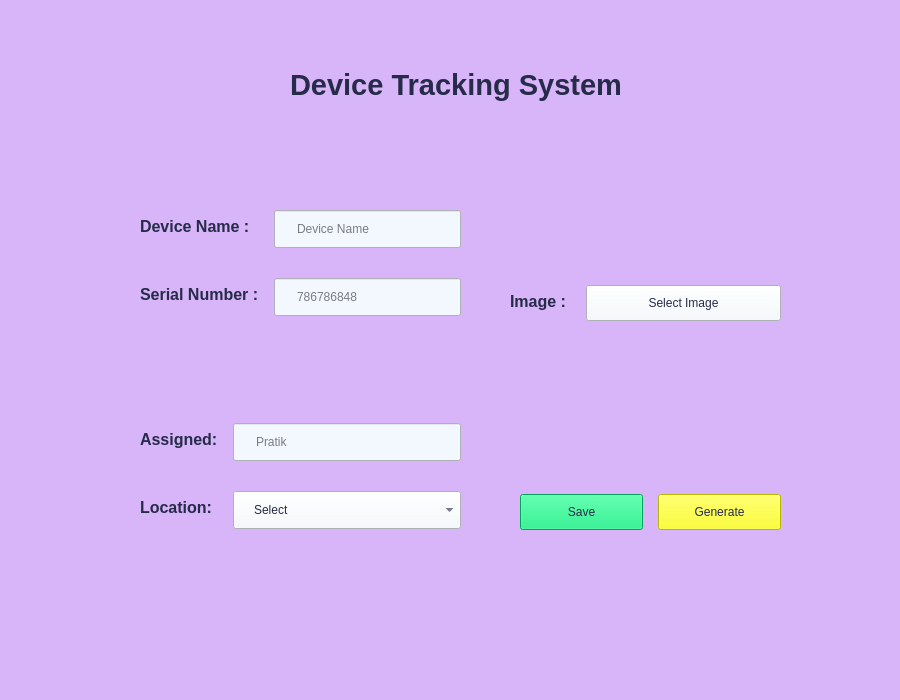
<?xml version="1.0" encoding="UTF-8"?>
<ui version="4.0">
 <class>MainWindow</class>
 <widget class="QMainWindow" name="MainWindow">
  <property name="geometry">
   <rect>
    <x>0</x>
    <y>0</y>
    <width>900</width>
    <height>700</height>
   </rect>
  </property>
  <property name="sizePolicy">
   <sizepolicy hsizetype="Fixed" vsizetype="Fixed">
    <horstretch>0</horstretch>
    <verstretch>0</verstretch>
   </sizepolicy>
  </property>
  <property name="windowTitle">
   <string>MainWindow</string>
  </property>
  <property name="styleSheet">
   <string notr="true">background-color: rgb(216, 180, 248);
color: rgb(37, 43, 72)</string>
  </property>
  <widget class="QWidget" name="centralwidget">
   <widget class="QLabel" name="label">
    <property name="geometry">
     <rect>
      <x>290</x>
      <y>60</y>
      <width>331</width>
      <height>51</height>
     </rect>
    </property>
    <property name="text">
     <string>&lt;html&gt;&lt;head/&gt;&lt;body&gt;&lt;p&gt;&lt;span style=&quot; font-size:22pt; font-weight:700;&quot;&gt;Device Tracking System&lt;/span&gt;&lt;/p&gt;&lt;/body&gt;&lt;/html&gt;</string>
    </property>
   </widget>
   <widget class="QWidget" name="">
    <property name="geometry">
     <rect>
      <x>510</x>
      <y>470</y>
      <width>281</width>
      <height>84</height>
     </rect>
    </property>
    <layout class="QHBoxLayout" name="horizontalLayout">
     <property name="spacing">
      <number>15</number>
     </property>
     <property name="leftMargin">
      <number>10</number>
     </property>
     <property name="topMargin">
      <number>15</number>
     </property>
     <property name="rightMargin">
      <number>10</number>
     </property>
     <property name="bottomMargin">
      <number>15</number>
     </property>
     <item>
      <widget class="QPushButton" name="saveButton">
       <property name="styleSheet">
        <string notr="true">padding:10px 30px;
background-color: rgb(0, 230, 118);
font: 700 10pt &quot;Segoe UI&quot;;</string>
       </property>
       <property name="text">
        <string>Save</string>
       </property>
      </widget>
     </item>
     <item>
      <widget class="QPushButton" name="generateButton">
       <property name="styleSheet">
        <string notr="true">padding: 10px 30px;
background-color: rgb(255, 255, 0);
font: 700 10pt &quot;Segoe UI&quot;;</string>
       </property>
       <property name="text">
        <string>Generate</string>
       </property>
      </widget>
     </item>
    </layout>
   </widget>
   <widget class="QWidget" name="">
    <property name="geometry">
     <rect>
      <x>130</x>
      <y>180</y>
      <width>341</width>
      <height>386</height>
     </rect>
    </property>
    <layout class="QVBoxLayout" name="verticalLayout">
     <property name="spacing">
      <number>40</number>
     </property>
     <item>
      <widget class="QFrame" name="">
       <layout class="QFormLayout" name="formLayout">
        <property name="horizontalSpacing">
         <number>15</number>
        </property>
        <property name="verticalSpacing">
         <number>30</number>
        </property>
        <property name="leftMargin">
         <number>10</number>
        </property>
        <property name="topMargin">
         <number>30</number>
        </property>
        <property name="rightMargin">
         <number>10</number>
        </property>
        <property name="bottomMargin">
         <number>30</number>
        </property>
        <item row="0" column="0">
         <widget class="QLabel" name="label_2">
          <property name="text">
           <string>&lt;html&gt;&lt;head/&gt;&lt;body&gt;&lt;p&gt;&lt;span style=&quot; font-size:12pt; font-weight:700;&quot;&gt;Device Name   :&lt;/span&gt;&lt;/p&gt;&lt;/body&gt;&lt;/html&gt;</string>
          </property>
         </widget>
        </item>
        <item row="0" column="1">
         <widget class="QLineEdit" name="deviceNameInput">
          <property name="styleSheet">
           <string notr="true">border-color: rgb(255, 255, 255);
font: 10pt &quot;Segoe UI&quot;;
color: rgb(0, 0, 0);
padding: 10px 20px;
background-color: rgb(243, 248, 255);</string>
          </property>
          <property name="placeholderText">
           <string>Device Name</string>
          </property>
         </widget>
        </item>
        <item row="1" column="0">
         <widget class="QLabel" name="label_3">
          <property name="text">
           <string>&lt;html&gt;&lt;head/&gt;&lt;body&gt;&lt;p&gt;&lt;span style=&quot; font-size:12pt; font-weight:700;&quot;&gt;Serial Number :&lt;/span&gt;&lt;/p&gt;&lt;/body&gt;&lt;/html&gt;</string>
          </property>
         </widget>
        </item>
        <item row="1" column="1">
         <widget class="QLineEdit" name="serialNumberInput">
          <property name="styleSheet">
           <string notr="true">padding: 10px 20px;
background-color: rgb(243, 248, 255);
font: 10pt &quot;Segoe UI&quot;;
color: rgb(0, 0, 0);</string>
          </property>
          <property name="placeholderText">
           <string>786786848</string>
          </property>
         </widget>
        </item>
       </layout>
      </widget>
     </item>
     <item>
      <widget class="QFrame" name="frame">
       <layout class="QFormLayout" name="formLayout_2">
        <property name="horizontalSpacing">
         <number>15</number>
        </property>
        <property name="verticalSpacing">
         <number>30</number>
        </property>
        <property name="leftMargin">
         <number>10</number>
        </property>
        <property name="topMargin">
         <number>30</number>
        </property>
        <property name="rightMargin">
         <number>10</number>
        </property>
        <property name="bottomMargin">
         <number>30</number>
        </property>
        <item row="0" column="0">
         <widget class="QLabel" name="label_4">
          <property name="text">
           <string>&lt;html&gt;&lt;head/&gt;&lt;body&gt;&lt;p&gt;&lt;span style=&quot; font-size:12pt; font-weight:700;&quot;&gt;Assigned:&lt;/span&gt;&lt;/p&gt;&lt;/body&gt;&lt;/html&gt;</string>
          </property>
         </widget>
        </item>
        <item row="0" column="1">
         <widget class="QLineEdit" name="assignedInput">
          <property name="styleSheet">
           <string notr="true">padding: 10px 20px;
background-color: rgb(243, 248, 255);
font: 10pt &quot;Segoe UI&quot;;
color: rgb(0, 0, 0);</string>
          </property>
          <property name="placeholderText">
           <string>Pratik</string>
          </property>
         </widget>
        </item>
        <item row="1" column="0">
         <widget class="QLabel" name="label_5">
          <property name="text">
           <string>&lt;html&gt;&lt;head/&gt;&lt;body&gt;&lt;p&gt;&lt;span style=&quot; font-size:12pt; font-weight:700;&quot;&gt;Location:&lt;/span&gt;&lt;/p&gt;&lt;/body&gt;&lt;/html&gt;</string>
          </property>
         </widget>
        </item>
        <item row="1" column="1">
         <widget class="QComboBox" name="locatiponCombobox">
          <property name="styleSheet">
           <string notr="true">padding: 10px 20px;
font: 700 10pt &quot;Segoe UI&quot;;
background-color: rgb(243, 248, 255);</string>
          </property>
          <property name="placeholderText">
           <string>Select</string>
          </property>
         </widget>
        </item>
       </layout>
      </widget>
     </item>
    </layout>
   </widget>
   <widget class="QWidget" name="">
    <property name="geometry">
     <rect>
      <x>500</x>
      <y>270</y>
      <width>291</width>
      <height>71</height>
     </rect>
    </property>
    <layout class="QVBoxLayout" name="verticalLayout_2">
     <property name="spacing">
      <number>40</number>
     </property>
     <item>
      <layout class="QFormLayout" name="formLayout_4">
       <property name="horizontalSpacing">
        <number>20</number>
       </property>
       <property name="leftMargin">
        <number>10</number>
       </property>
       <property name="topMargin">
        <number>15</number>
       </property>
       <property name="rightMargin">
        <number>10</number>
       </property>
       <property name="bottomMargin">
        <number>15</number>
       </property>
       <item row="0" column="1">
        <widget class="QPushButton" name="imageSelector">
         <property name="styleSheet">
          <string notr="true">padding: 10px 20px;
padding: 10px 20px;
font: 700 10pt &quot;Segoe UI&quot;;
background-color: rgb(243, 248, 255);</string>
         </property>
         <property name="text">
          <string>Select Image</string>
         </property>
        </widget>
       </item>
       <item row="0" column="0">
        <widget class="QLabel" name="label_8">
         <property name="text">
          <string>&lt;html&gt;&lt;head/&gt;&lt;body&gt;&lt;p&gt;&lt;span style=&quot; font-size:12pt; font-weight:700;&quot;&gt;Image :&lt;/span&gt;&lt;/p&gt;&lt;/body&gt;&lt;/html&gt;</string>
         </property>
        </widget>
       </item>
      </layout>
     </item>
    </layout>
   </widget>
  </widget>
 </widget>
 <resources/>
 <connections/>
</ui>
